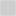
<?xml version="1.0" encoding="UTF-8"?>
<ui version="4.0">
 <class>DropLocation</class>
 <widget class="QWidget" name="DropLocation">
  <property name="geometry">
   <rect>
    <x>0</x>
    <y>0</y>
    <width>16</width>
    <height>16</height>
   </rect>
  </property>
  <property name="windowTitle">
   <string notr="true">Form</string>
  </property>
  <property name="styleSheet">
   <string notr="true">background-color:rgba(200,200,200, 128);border-radius:2px;</string>
  </property>
  <layout class="QVBoxLayout" name="verticalLayout">
   <property name="margin">
    <number>1</number>
   </property>
   <item>
    <widget class="QLabel" name="label">
     <property name="text">
      <string notr="true"/>
     </property>
     <property name="pixmap">
      <pixmap resource="../../../resources/icons.qrc">:/icons/go-jump</pixmap>
     </property>
     <property name="alignment">
      <set>Qt::AlignCenter</set>
     </property>
    </widget>
   </item>
  </layout>
 </widget>
 <resources>
  <include location="../../../resources/icons.qrc"/>
 </resources>
 <connections/>
</ui>
